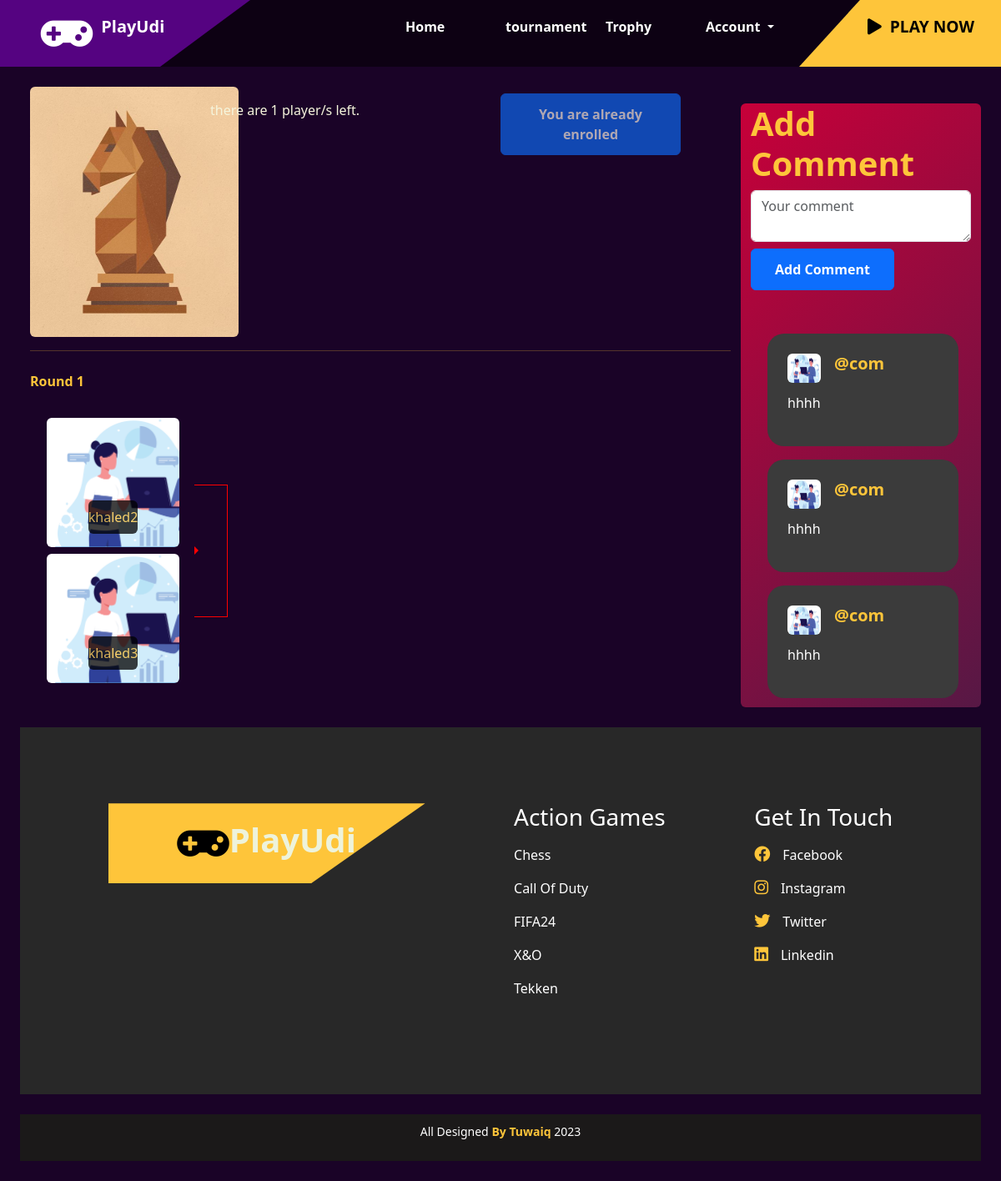
Page /tournaments/tournament_details/3/ (signed in) on the earlier database version.
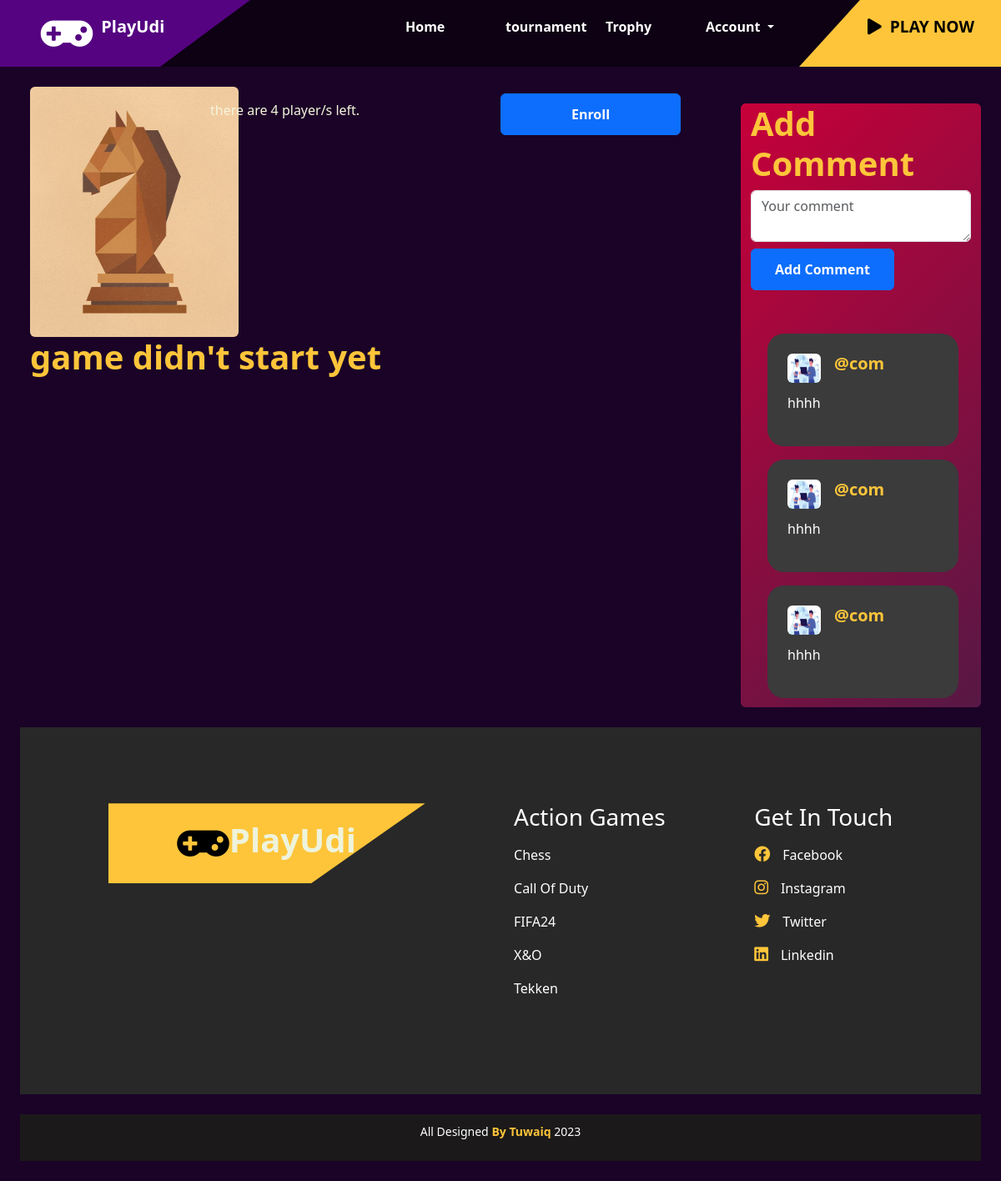
Same page on the later database version.
### tournament/models.py (models this page shows, shortened)
class Tournament(models.Model):
    user_choices = ((4, "4"), (8, "8"),(16,'16'),(32,'32'))
    user_choices_games = ((1, "Chess"), (2, "Takken"),(3,'x&o'),(4,'Call Of Duty'),(5,'FIFA24'))
    user_choices_trophy = ((100, "Bronze"), (200, "Sliver"),(300,'Gold'))
    name = models.CharField(max_length=100)
    description = models.CharField(max_length=2048, default="")
    number_of_players = models.IntegerField(choices=user_choices, default=1)
    game = models.IntegerField(choices=user_choices_games, default=1)
    trophy_for_tournament = models.IntegerField(choices=user_choices_trophy, default=100)
    owner = models.ForeignKey(Profile, on_delete=models.CASCADE, related_name='owned_tournaments')
    winner = models.ForeignKey(Profile, on_delete=models.CASCADE, related_name='won_tournament', null=True, blank=True, default=None)

class Match(models.Model):
    tournament = models.ForeignKey(Tournament, on_delete=models.CASCADE)
    player1 = models.ForeignKey(Profile, related_name='matches_as_player1', on_delete=models.CASCADE)
    player2 = models.ForeignKey(Profile, related_name='matches_as_player2', on_delete=models.CASCADE)
    winner = models.ForeignKey(Profile, null=True, blank=True, on_delete=models.CASCADE)
    in_round = models.IntegerField( default=0)

class Profile(models.Model):
    user_choices = (("1", "user"), ("2", "company"))
    user_ranks = (("nor", "Normal"),("pro", "Professional"), ('master', "Master"))
    user = models.OneToOneField(User, on_delete=models.CASCADE)
    bio=models.TextField(default="Player")
    birth_date = models.DateField(default="2000-10-10")
    avatar = models.ImageField(upload_to="images/", default="images/default.png")
    states = models.CharField(max_length=160,choices=user_choices, default="1")
    points = models.IntegerField(default=0)
    user_rank = models.CharField(max_length=160,choices=user_ranks, default="nor")

### comment/models.py (models this page shows)
class Comment(models.Model):
    tournament = models.ForeignKey(Tournament, on_delete=models.CASCADE)
    profile = models.ForeignKey(Profile, on_delete=models.CASCADE)
    content = models.TextField()

### tournament/views.py (the view)
# urls.py: path('tournament_details/<tournament_id>/', views.show_tournament_details, name='show_tournament_details'),
def show_tournament_details(request:HttpRequest, tournament_id):
    tournament = Tournament.objects.get(id=tournament_id)
    tournament_player = TournamentPlayers.objects.filter(tournament=tournament)
    matches = Match.objects.filter(tournament=tournament)
    comments = Comment.objects.filter(tournament=tournament)
    profile_user = Profile.objects.filter(user=request.user).first()
    trophy = Trophy.objects.filter(tournament=tournament).first()
    if request.method == "POST" and request.user.is_authenticated:
        new_comment = Comment(tournament=tournament, profile=profile_user, content=request.POST["content"])
        new_comment.save()
    match_len = matches.count()
    player_exist = TournamentPlayers.objects.filter(tournament=tournament,player=profile_user).exists()
    return render(request, 'tournament/tournament_details.html', {'tournament': tournament, 'matches': matches, "match_len":match_len, "comments":comments,"tournament_player":tournament_player, "profile_user":profile_user, "player_exist":player_exist, "trophy":trophy})

### tournament/templates/tournament/tournament_details.html (shortened to what the changed rows need)
{% extends 'main/base.html' %}
{% block content %}
<div class="row m-4">
    <div class="col-9 ">
        <div class="row">
            <div class="col-5">
                <p style="color: beige;">there are {{tournament.number_of_players}} player/s left.</p>
            </div>
            <div class="col-3">
                <div class="row d-flex flex-column">
                    {% if trophy %}
                        <a href="{% url 'tournament:enroll_view' tournament.id %}" class="btn  btn-success disabled mt-2">{{trophy.winner.user.username}} is the winner </a>
                    {% else %}
                        {% if profile_user.states == '1' %}
                            {% if player_exist %}
                                <a href="{% url 'tournament:enroll_view' tournament.id %}" class="btn  btn-primary disabled mt-2">You are already enrolled</a>
                            {% else %}
                                {% if tournament.number_of_players != 0 %}
                                <a href="{% url 'tournament:enroll_view' tournament.id %}" class="btn btn-primary mt-2">Enroll</a>
                                {% else %}
                                <a href="{% url 'tournament:enroll_view' tournament.id %}" class="btn btn-primary disabled-2">Full</a>
                                {% endif %}
                            {% endif %}
                        {% else %}
                                <a href="{% url 'accounts:login_user_view' %}" class="btn btn-primary mt-2">Login as player to enroll</a>
                        {% endif %}
                    {% endif %}
                </div>
            </div>
        </div>
        <div class="row">
        {% if matches %}
            <ul style="color: #FEC53A;display: flex;flex-direction: column-reverse;">
                {% for match in matches %}
                <li>
                    <p style="color: #FEC53A;font-weight: bold;">Round {{ match.in_round }}</p>
                    <div class="container grid">
                        <div class="round">
                            <div class="round">
                                <div class="m-2 rounded" style=" width: 86%; display: flex;justify-content: center;align-items: end; height: 155px; background-size: cover;background-repeat: no-repeat; background-image: url({{match.player1.avatar.url}});"><div class="m-3" style="background-color: black; opacity: 75%;border-radius: 0.375rem;">{{ match.player1.user.username }}</div></div>
                                <div class="link"></div>
                                <div class="m-2 rounded" style=" width: 86%; display: flex;justify-content: center;align-items: end; height: 155px; background-size: cover;background-repeat: no-repeat; background-image: url({{match.player2.avatar.url}});"><div class="m-3" style="background-color: black; opacity: 75%;border-radius: 0.375rem;">{{ match.player2.user.username }}</div></div>
                            </div>
                        </div>
            </li>
            {% endfor %}
        <hr>
        {% else %}
        <h1 style="color: #FEC53A;">game didn't start yet</h1>
{% endif %}
</div>
    </div>
    <div class="hei col-3 rounded">
        <div class="headerss">
        <div class="foosterss">
            <h1 style="color: #FEC53A; display: flex;justify-content: center;">Add Comment</h1>
        </div>
        <nav class="sidebarss">
            <div  class="scrollbox">
                <div class="scrollbox-inner">
                    <p>
                        <div  class="row d-flex" style="flex-direction: column-reverse;">
                            {% for comment in comments %}
                    <div>
                            <div style="border-radius: 20px; background-color:rgb(59, 59, 59);" class="d-flex flex-column gap-1 p-4 mt-3">
                                <div class="d-flex gap-3">
                                    <img src="{{comment.profile.avatar.url}}" width="40px" height="35px" style="border-radius: 50%;" class="rounded">
                                    <h5 style="color: #FEC53A;" >@{{comment.profile.user.username}}</h5>
                                </div>
                                <p class="mt-2">{{comment.content}}</p>
                            </div>
                        </div>
                            {% endfor%}
                    </div>
                    </p>
                </div>
            </div>
        </nav>
    </div>
</div>
{% endblock %}

Differences in the rows shown:
removed Match: in_round "1", player1.avatar (placeholder picture), player1.user.username "khaled2", player2.avatar (placeholder picture), player2.user.username "khaled3"
changed Tournament: number_of_players "1" → "4"
Other differences:
text no longer shown: "You are already enrolled"
text now shown: "Enroll game didn't start yet"
